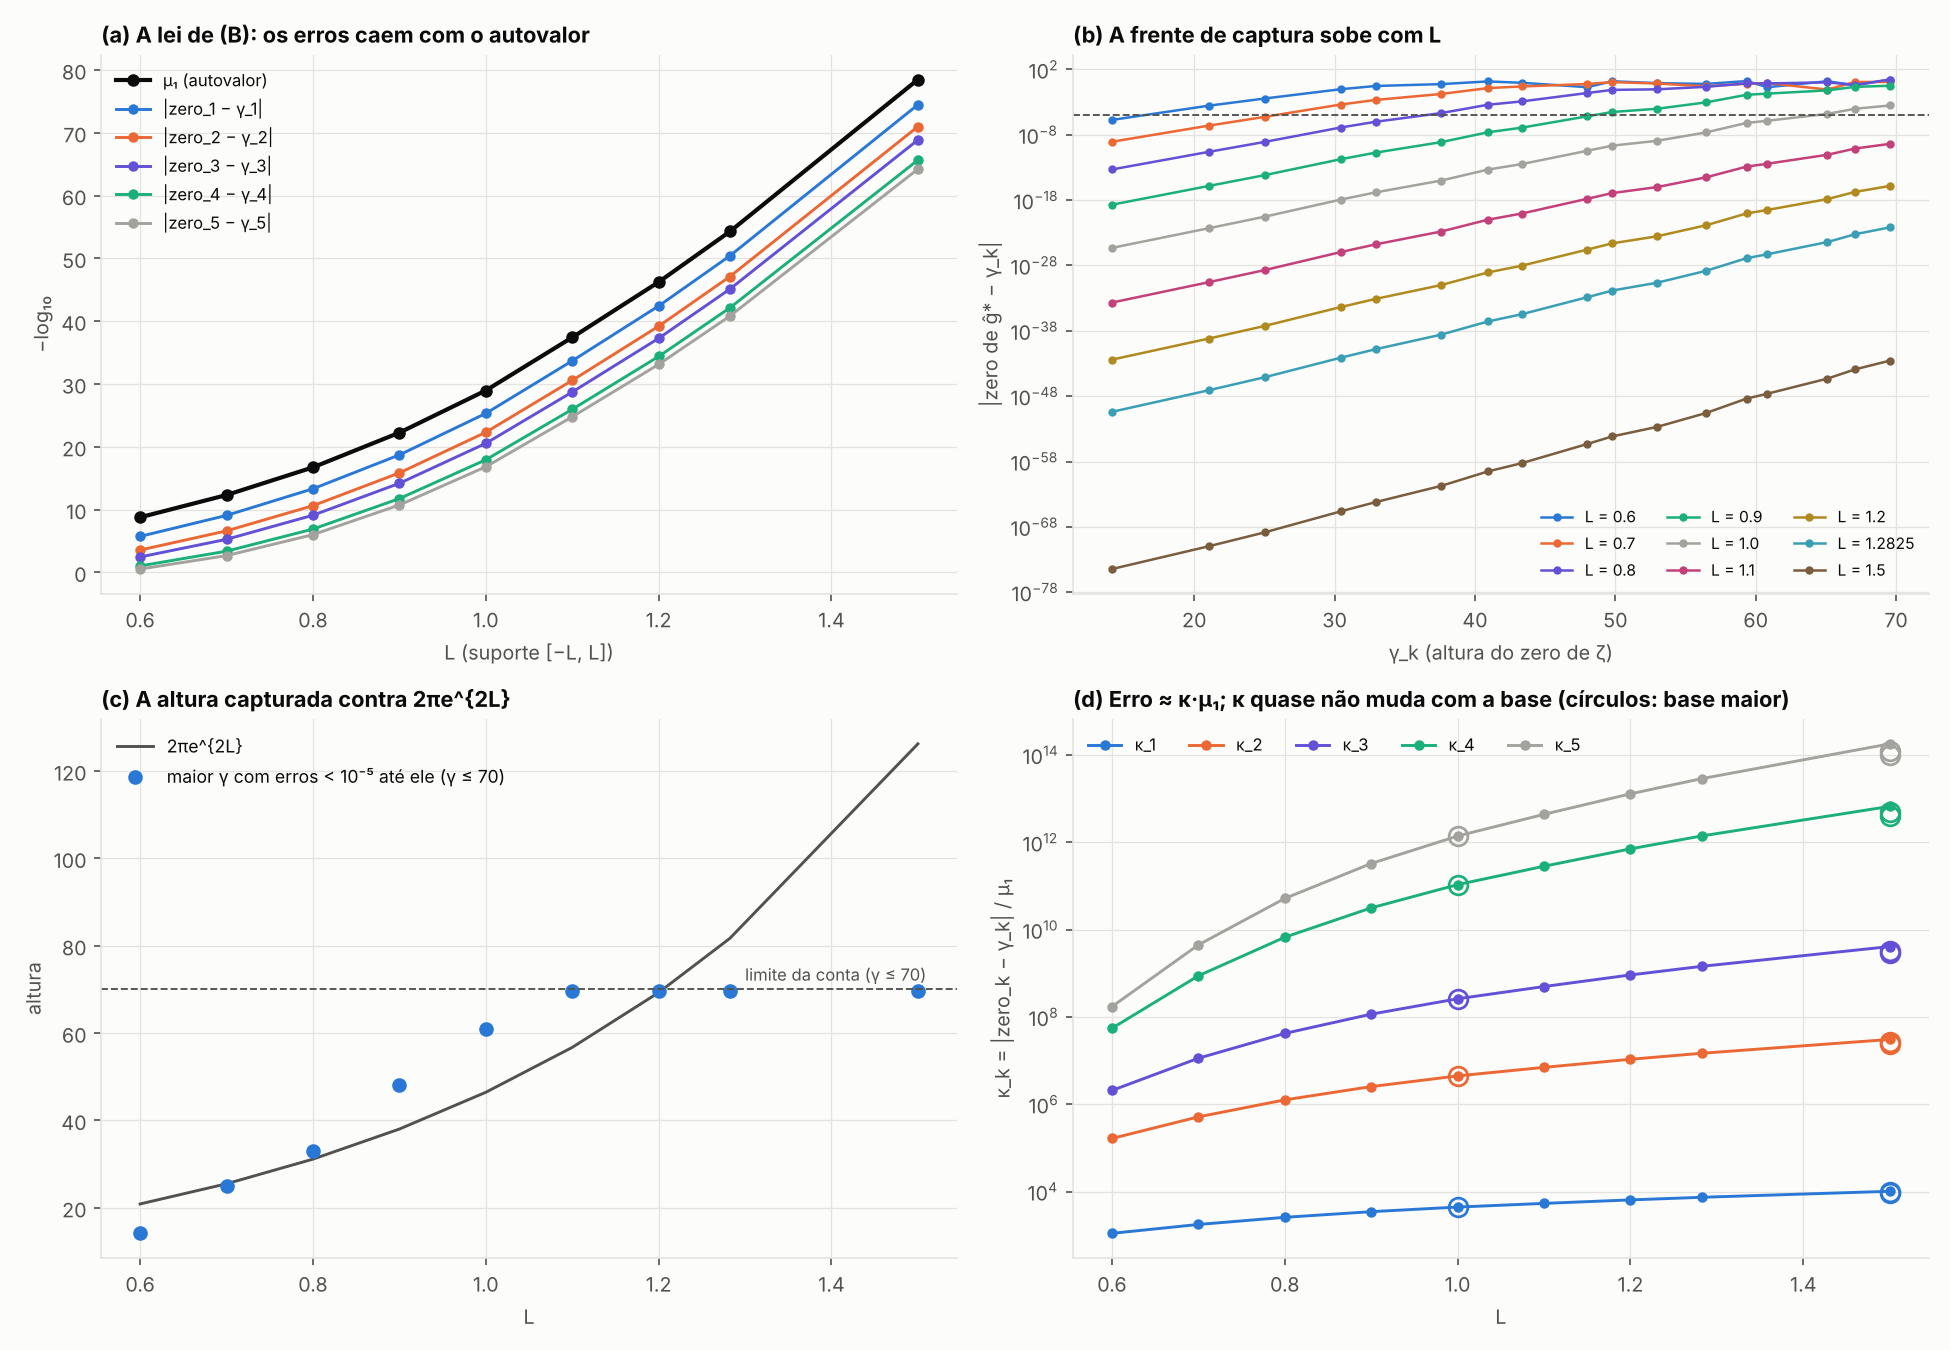

Source code (Python):
"""A fronteira do ataque de Weil em alta precisão: a lei de (B) e a altura capturada.

    python3 fronteira.py      (lê alta_<L>.json, grava fronteira.json e fronteira.png)

(a) −log₁₀ μ₁(L) e −log₁₀ |zero_k(L) − γ_k| para k = 1..5: os erros de (B) caem junto com μ₁ (a razão erro/μ₁ cresce
    devagar).
(b) O erro em cada zero, para cada escala: a frente de captura anda para cima com L.
(c) A altura capturada (o maior γ_k com todos os erros até ele abaixo de 10⁻⁵) contra 2πe^{2L}.
(d) A razão κ_k = |zero_k − γ_k|/μ₁: estável quando a base cresce (base_<L>_n<n>.json), embora μ₁ mude.

Os μ são cotas superiores de Rayleigh–Ritz (base finita) e não estão convergidos em n para L grande: em L = 1,5, μ₁ cai
de 3,4·10⁻⁷⁹ (n = 56) para 8,3·10⁻⁸⁴ (n = 64). A razão erro/μ₁ quase não muda (10 167 → 9 551). Por isso o C da lei de
Chuk só é calculado aqui como diagnóstico.
"""
import glob
import json
import math

import matplotlib

matplotlib.use("Agg")
import matplotlib.pyplot as plt

SURF, INK, INK2, GRID = "#fcfcfb", "#0b0b0b", "#52514e", "#e4e3df"
CORES = ["#2a78d6", "#eb6834", "#6250d6", "#1baf7a", "#a3a29c", "#c4407a", "#b08a1e", "#3a9fb5", "#7a5c3e"]
plt.rcParams.update({
    "figure.facecolor": SURF, "axes.facecolor": SURF, "savefig.facecolor": SURF, "axes.edgecolor": GRID,
    "axes.labelcolor": INK2, "xtick.color": INK2, "ytick.color": INK2, "text.color": INK, "axes.grid": True,
    "grid.color": GRID, "grid.linewidth": 0.6, "axes.spines.top": False, "axes.spines.right": False,
    "font.size": 9.5, "axes.titlesize": 10.5, "axes.titleweight": "bold", "axes.titlelocation": "left",
    "legend.frameon": False, "legend.fontsize": 8.5,
})


def N_riemann(T):
    """Riemann–von Mangoldt: N(T) ≈ (T/2π)·log(T/2πe) + 7/8."""
    return T / (2 * math.pi) * math.log(T / (2 * math.pi * math.e)) + 7 / 8


def main():
    dados = []
    for f in glob.glob("alta_[0-9]*.json"):
        r = json.load(open(f))
        if r["L"] < 0.55:
            continue
        dados.append(r)
    dados.sort(key=lambda r: r["L"])
    linhas = []
    for r in dados:
        L = r["L"]
        mu1 = float(r["mu"][0])
        erros = [(g, abs(float(e))) for g, e in r["erro_por_zero"]]
        captura = 0.0
        for g, e in erros:
            if e < 1e-5:
                captura = g
            else:
                break
        Tst = 2 * math.pi * math.exp(2 * L)
        N = N_riemann(Tst)
        linhas.append({
            "L": L, "n": r["n"], "dps": r.get("dps"), "primos_ate": r["primos_ate"], "mu1": mu1,
            "menos_log10_mu1": -math.log10(mu1), "erro_1_a_5": [e for _, e in erros[:5]],
            "razao_erro1_mu1": erros[0][1] / mu1, "kappa_1_a_5": [e / mu1 for _, e in erros[:5]], "altura_capturada": captura, "T_estrela": Tst,
            "C_de_Chuk": -math.log(mu1) / (N / math.log(N)), "retangulo": r["retangulo"],
            "zeros_reais_ate_70": sum(1 for z in r["zeros_reais"] if 0.3 < float(z) < 70),
        })
    base = []
    for f in sorted(glob.glob("base_*.json")):
        r = json.load(open(f))
        mu1 = float(r["mu"][0])
        base.append({"L": r["L"], "n": r["n"], "mu1": mu1,
                     "kappa_1_a_5": [abs(float(e)) / mu1 for _, e in r["erro_por_zero"][:5]],
                     "retangulo": r["retangulo"]})
    json.dump({"escalas": linhas, "verificacao_da_base": base}, open("fronteira.json", "w"), indent=1)
    for b in base:
        print(f"base: L={b['L']} n={b['n']} μ₁={b['mu1']:.3e} κ₁..₅ = {['%.0f' % k for k in b['kappa_1_a_5']]}")
    for t in linhas:
        print(f"L={t['L']:<7} n={t['n']:<3} μ₁={t['mu1']:.3e}  erro₁/μ₁={t['razao_erro1_mu1']:8.0f}  "
              f"capturado até {t['altura_capturada']:6.2f} (2πe^2L = {t['T_estrela']:6.1f})  C={t['C_de_Chuk']:.2f}  "
              f"retângulo={t['retangulo']}")

    Ls = [t["L"] for t in linhas]
    fig, ax = plt.subplots(2, 2, figsize=(13, 9))
    a = ax[0][0]
    a.plot(Ls, [t["menos_log10_mu1"] for t in linhas], "o-", color=INK, lw=2, ms=5, label="μ₁ (autovalor)")
    for k in range(5):
        a.plot(Ls, [-math.log10(t["erro_1_a_5"][k]) for t in linhas], "o-", ms=4, lw=1.4, color=CORES[k],
               label=f"|zero_{k + 1} − γ_{k + 1}|")
    a.set_xlabel("L (suporte [−L, L])")
    a.set_ylabel("−log₁₀")
    a.set_title("(a) A lei de (B): os erros caem com o autovalor")
    a.legend(loc="upper left", fontsize=8)

    b = ax[0][1]
    for i, r in enumerate(dados):
        gs = [g for g, _ in r["erro_por_zero"]]
        es = [max(abs(float(e)), 1e-80) for _, e in r["erro_por_zero"]]
        b.semilogy(gs, es, "o-", ms=3, lw=1.2, color=CORES[i % len(CORES)], label=f"L = {r['L']}")
    b.axhline(1e-5, color=INK2, lw=0.9, ls="--")
    b.set_xlabel("γ_k (altura do zero de ζ)")
    b.set_ylabel("|zero de ĝ* − γ_k|")
    b.set_title("(b) A frente de captura sobe com L")
    b.legend(loc="lower right", ncol=3, fontsize=7.5)

    c = ax[1][0]
    c.plot(Ls, [t["T_estrela"] for t in linhas], "-", color=INK2, lw=1.4, label="2πe^{2L}")
    c.plot(Ls, [t["altura_capturada"] for t in linhas], "o", color=CORES[0], ms=6,
           label="maior γ com erros < 10⁻⁵ até ele (γ ≤ 70)")
    c.axhline(70, color=INK2, lw=0.9, ls="--")
    c.text(1.3, 72, "limite da conta (γ ≤ 70)", fontsize=8, color=INK2)
    c.set_xlabel("L")
    c.set_ylabel("altura")
    c.set_title("(c) A altura capturada contra 2πe^{2L}")
    c.legend(loc="upper left")

    d = ax[1][1]
    for k in range(5):
        d.semilogy(Ls, [t["kappa_1_a_5"][k] for t in linhas], "o-", ms=4, lw=1.4, color=CORES[k], label=f"κ_{k + 1}")
        d.semilogy([b["L"] for b in base], [b["kappa_1_a_5"][k] for b in base], "o", ms=9, mfc="none",
                   mec=CORES[k], mew=1.3)
    d.set_xlabel("L")
    d.set_ylabel("κ_k = |zero_k − γ_k| / μ₁")
    d.set_title("(d) Erro ≈ κ·μ₁; κ quase não muda com a base (círculos: base maior)")
    d.legend(loc="upper left", ncol=5, fontsize=8)
    fig.tight_layout()
    fig.savefig("fronteira.png", dpi=150)


if __name__ == "__main__":
    main()
